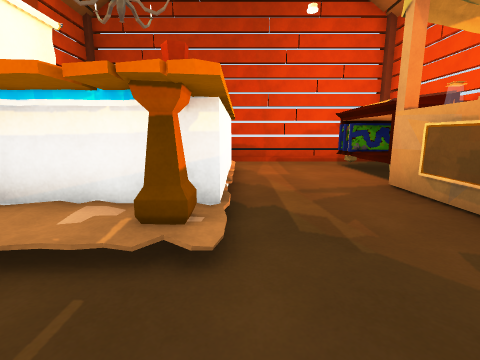
view 1 (above)

14 first-person views from a walk through a Unity game level. The camera is 1.3 m above the floor, tilts 10° down and sees 85° across. The floor is counted in squares, 1 m on a side. Each view is taken from the middle of a square. On the plan, view 1 faces up. The plan holds only what a view shows up to about 13 squares ahead; the rest is blank. The place goes on beyond the plan. The player character is not drawn. Surface patterns are stand-ins for the level's own textures.

view 2
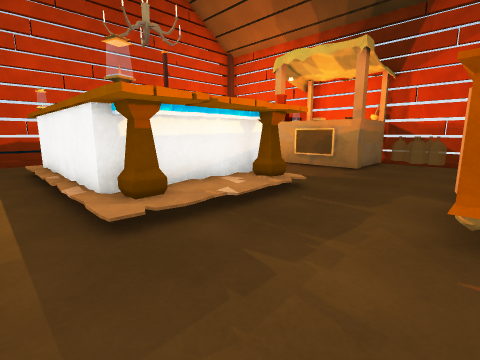

view 3
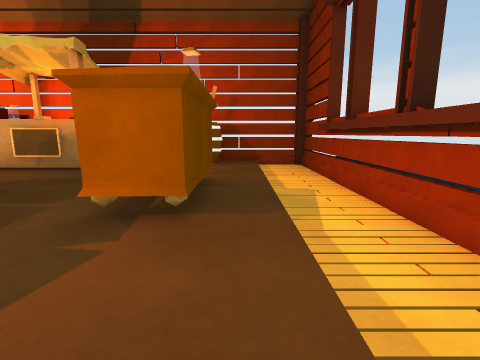

view 4
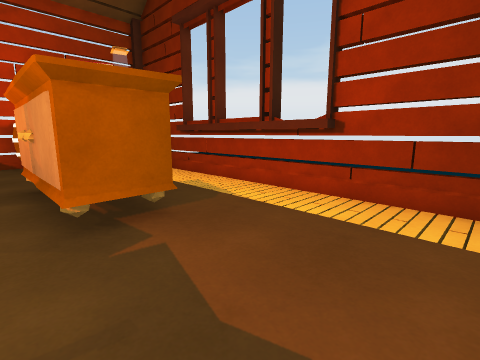

view 5
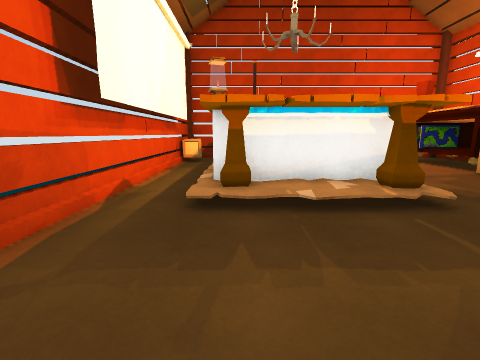

view 6
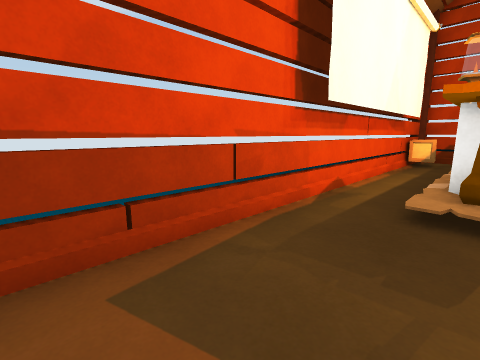

view 7
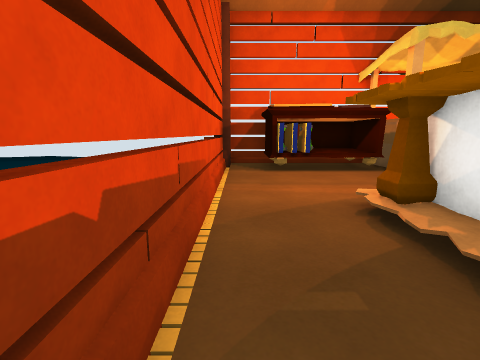

view 8
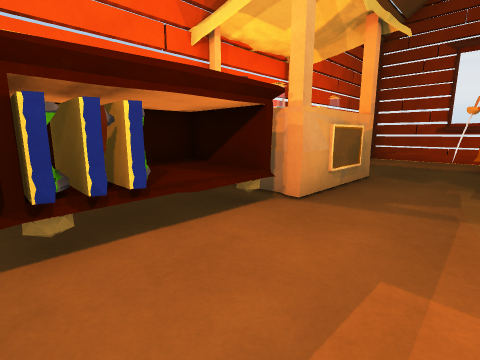

view 9
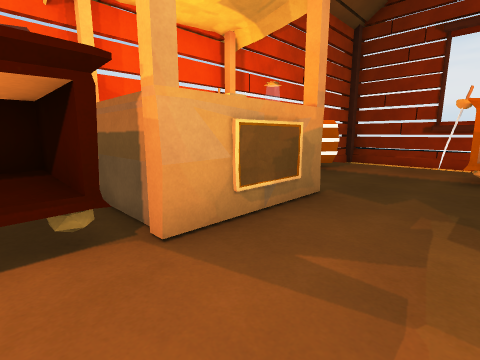

view 10
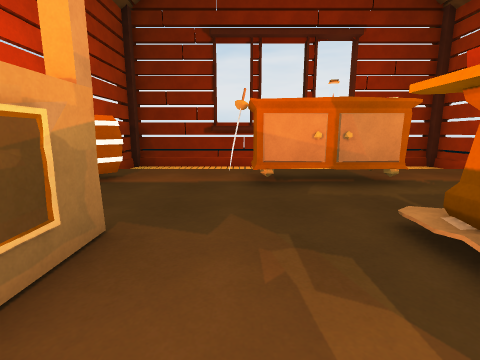

view 11
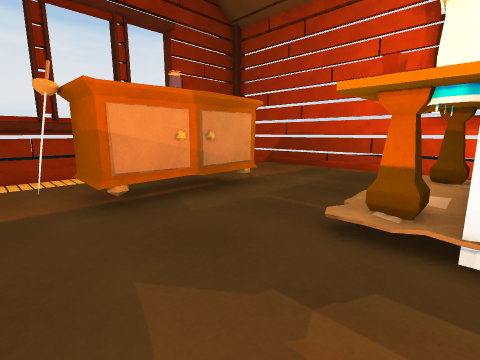

view 12
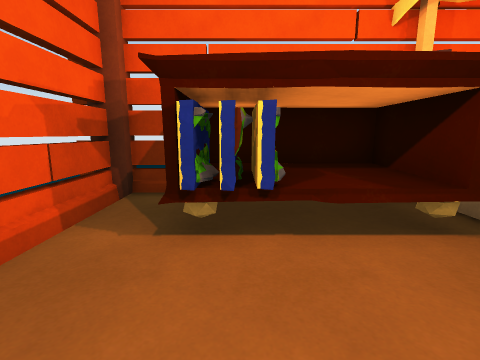

view 13
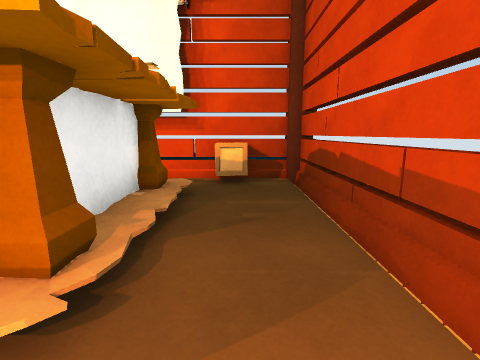

view 14
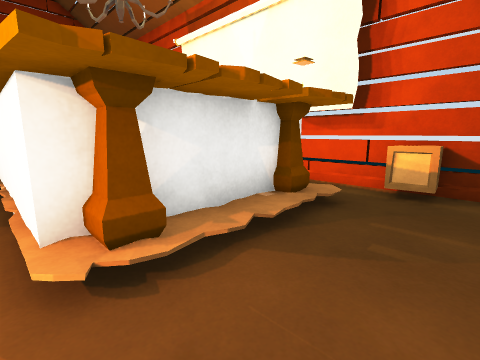

### Floor plan
Key: @ floor where view 1 was taken; # wall or solid block; . main floor; - floor 0.25 m lower than the main floor; _ floor 45.75 m lower than the main floor; < floor 46 m lower than the main floor; / step, stairs or slope; ^ raised ledge; R rug; B barrel; A box; O other object.
Columns run from 7 left of view 1 to 7 right of it. Each row starts with its distance up from view 1.
 13 ###############
 12 #.............#
 11 #A.........OOO#
 10 #A.........OOO#
  9 #..####^...OOO#
  8 #..^   ^...OOO#
  7 #..^   ^...OOO
  6 #..^   ^... O#
  5 #..^   ^...#O
  4 #..^RR ^...O
  3 #..###O....OOO#
  2 #............ #
  1 #...........  #
  0 #......@......#
 -1 #....OOOO....B#
 -2 #....OOOO...BB#
 -3 #.............#
 -4 #/////////////#
 -5 #-<-----_-----#
 -6 ###############

Where each view was taken, in squares from view 1:
view 1: 0 up, 0 right, facing up
view 2: 1 down, 6 left, facing up-right
view 3: 3 down, 6 left, facing right
view 4: 0 up, 6 left, facing down-right
view 5: 2 down, 4 left, facing up
view 6: 2 down, 4 left, facing up-left
view 7: 12 up, 5 left, facing right
view 8: 11 up, 1 right, facing down-right
view 9: 8 up, 1 right, facing down-right
view 10: 6 up, 2 right, facing down
view 11: 4 up, 3 right, facing down-left
view 12: 10 up, 1 right, facing right
view 13: 11 up, 1 right, facing left
view 14: 12 up, 0 right, facing down-left
